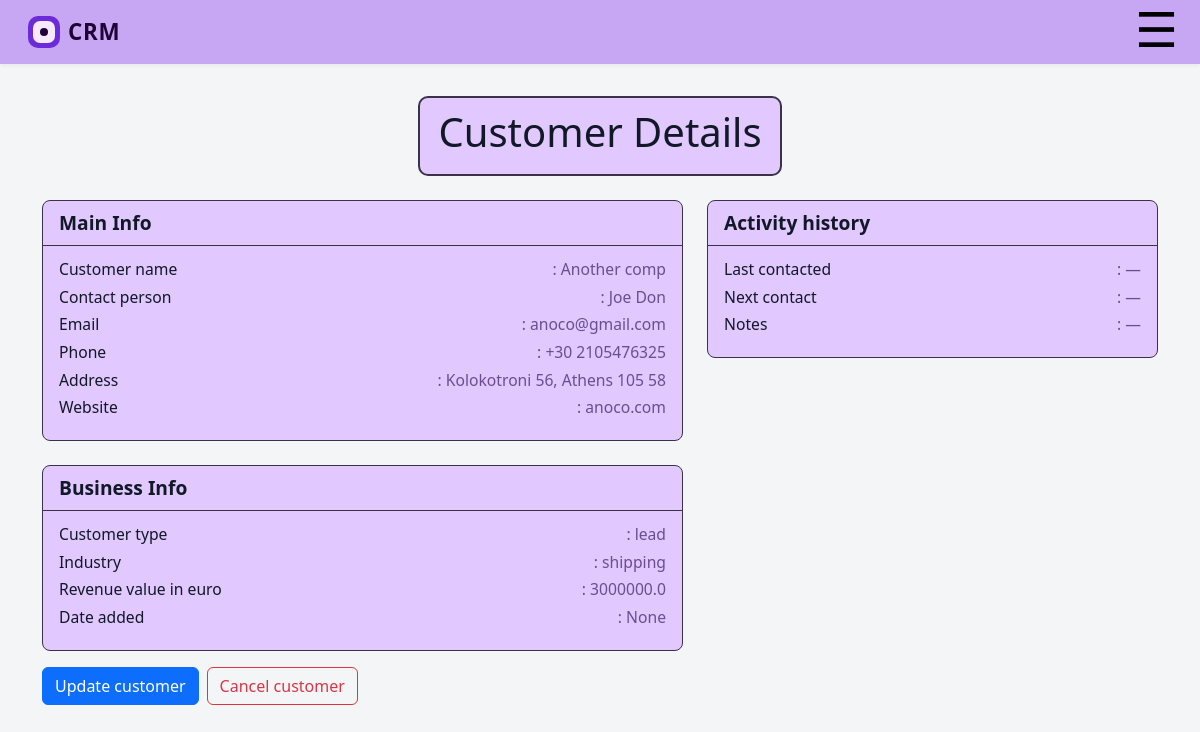
The page /employee/customer/20 (signed in) on the database as committed earlier.
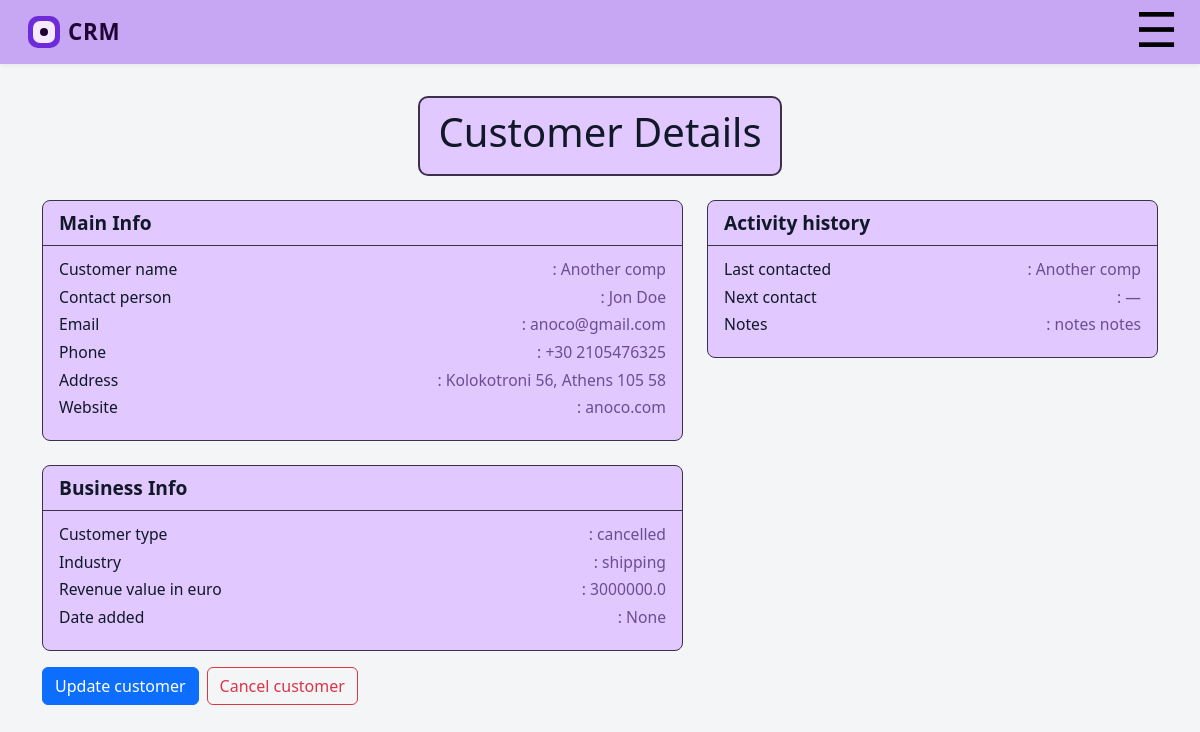
The same page on the database as committed later.
### tables this page shows
CREATE TABLE "customers" (
    id INTEGER PRIMARY KEY AUTOINCREMENT,
    customer_name TEXT NOT NULL,
    contact_person TEXT,
    email TEXT,
    phone TEXT,
    address TEXT,
    website TEXT,
    type TEXT,
    industry TEXT,
    rev_value_euro FLOAT,
    date_added DATE,
    created_by_user_id INTEGER NOT NULL,
        FOREIGN KEY (created_by_user_id)
        REFERENCES users(id)
);

CREATE TABLE customer_contact (
    contact_id INTEGER PRIMARY KEY AUTOINCREMENT,
    last_contact TEXT NOT NULL,
    next_contact TEXT,
    topics TEXT UNIQUE,
    notes TEXT,
    created_by_user_id INTEGER NOT NULL,
    customer_id INTEGER NTO NULL,

    created_at TIMESTAMP DEFAULT CURRENT_TIMESTAMP,

    FOREIGN KEY (created_by_user_id)
        REFERENCES users(id)
        ON DELETE RESTRICT
        ON UPDATE CASCADE,
    FOREIGN KEY (customer_id)
        REFERENCES customers(id)
        ON DELETE RESTRICT
        ON UPDATE CASCADE    

);

### app.py (the view)
@app.route("/employee/customer/<int:customer_id>")
@roles_permitted(['employee'])
def employee_customer_detail(customer_id: int):
    uid = session.get("uid")
    if uid is None:
        abort(401)
    conn = get_db_connection()
    cur = conn.cursor()
    cur.execute("""
        SELECT
            id,
            customer_name,
            contact_person,
            email,
            phone,
            address,
            website,

            type AS customer_type,
            industry,
            rev_value_euro,
            date_added
        FROM customers
        WHERE id = ?
          AND created_by_user_id = ?
    """, (customer_id, uid))
    customer_row = cur.fetchone()
    if customer_row is None:
        conn.close()
        abort(404)
    cur.execute("""
        SELECT customer_id, last_contact, next_contact, notes
        FROM customer_contact
        WHERE customer_id = ?
          AND created_by_user_id = ?
        ORDER BY last_contact DESC
        LIMIT 1
    """, (customer_id, uid))
    contact_row = cur.fetchone()
    conn.close()
    customer = dict(customer_row)
    contact = dict(contact_row) if contact_row else {
        "last_contact": None,
        "next_contact": None,
        "notes": None
    }
    return render_template(
        "employee_customer_detail.html",
        customer=customer,
        contact=contact
    )

### app.py (called while the page is built)
def get_db_connection():
    conn = sqlite3.connect("task_manager.db")
    conn.row_factory = sqlite3.Row
    conn.execute("PRAGMA foreign_keys = ON;")
    return conn

def roles_permitted(roles):
    def decorator(f):
        @wraps(f)
        def wrapper(*args, **kwargs):
            if 'uid' in session and session['role'] in roles:
                return f(*args, **kwargs)
            else:
                flash(f'Login again')
                return redirect('/login')
        return wrapper
    return decorator

### templates/employee_customer_detail.html (shortened to what this page needs)
{% extends "base_admin.html" %}
{% block content %}
<div class="d-flex justify-content-center mb-4">
  <div class="activity-header-box">
    <h1 class="admin-dashboard-title">Customer Details</h1>
  </div>
</div>
<div class="container-xl">
  <div class="row g-4">
    <div class="col-lg-7">
      <div class="activity-card">
        <div class="activity-card-header">Main Info</div>
        <div class="activity-card-body">
          <div class="activity-row"><span>Customer name</span><span>: {{ customer.customer_name }}</span></div>
          <div class="activity-row"><span>Contact person</span><span>: {{ customer.contact_person }}</span></div>
          <div class="activity-row"><span>Email</span><span>: {{ customer.email }}</span></div>
          <div class="activity-row"><span>Phone</span><span>: {{ customer.phone }}</span></div>
          <div class="activity-row"><span>Address</span><span>: {{ customer.address }}</span></div>
          <div class="activity-row"><span>Website</span><span>: {{ customer.website }}</span></div>
        </div>
      </div>
    </div>
    <div class="col-lg-5">
    <div class="activity-card">
        <div class="activity-card-header">Activity history</div>
        <div class="activity-card-body">
        <div class="activity-row">
            <span>Last contacted</span>
            <span>: {{ contact.last_contact or '—' }}</span>
        </div>
        <div class="activity-row">
            <span>Next contact</span>
            <span>: {{ contact.next_contact or '—' }}</span>
        </div>
        <div class="activity-row">
            <span>Notes</span>
            <span>: {{ contact.notes or '—' }}</span>
        </div>
        </div>
    </div>
    </div>
    <div class="col-lg-7">
      <div class="activity-card">
        <div class="activity-card-header">Business Info</div>
        <div class="activity-card-body">
          <div class="activity-row"><span>Customer type</span><span>: {{ customer.customer_type }}</span></div>
          <div class="activity-row"><span>Industry</span><span>: {{ customer.industry }}</span></div>
          <div class="activity-row"><span>Revenue value in euro</span><span>: {{ customer.rev_value_euro }}</span></div>
          <div class="activity-row"><span>Date added</span><span>: {{ customer.date_added }}</span></div>
        </div>
      </div>
    </div>
    <div class="d-flex gap-2 mt-3">
  <a class="btn btn-primary"
     href="{{ url_for('employee_customer_edit', customer_id=customer.id) }}">
     Update customer
  </a>
  <form method="post"
        action="{{ url_for('employee_customer_cancel', customer_id=customer.id) }}"
        onsubmit="return confirm('Cancel this customer?');">
    <button type="submit" class="btn btn-outline-danger">
      Cancel customer
    </button>
  </form>
</div>
  </div>
</div>
{% endblock %}

### templates/base_admin.html (shortened to what this page needs)
<!doctype html>
<html lang="en">
<head>
    <link
      href="https://cdn.jsdelivr.net/npm/bootstrap@5.3.3/dist/css/bootstrap.min.css"
      rel="stylesheet"
    >
    <link rel="stylesheet" href="{{ url_for('static', filename='css/app.css') }}">
</head>
<body class="bg-app">
<header class="crm-topbar">
  <div class="container-fluid d-flex align-items-center justify-content-between">
    <div class="d-flex align-items-center">
      <div class="crm-logo-icon">
        <div class="crm-logo-inner">
          <div class="crm-logo-dot"></div>
        </div>
      </div>
      <span class="crm-logo-text ms-2">CRM</span>
    </div>
    <button id="hamburgerBtn" class="hamburger-btn" aria-label="Open menu">☰</button>
  </div>
</header>
<main class="crm-page">
  <div class="crm-content">
    {% block content %}{% endblock %}
  </div>
</main>
</body>
</html>

### static/css/app.css (style rules this page uses)
:root { --app-bg: #f4f5f7; --app-primary: #6c2bd9; --app-primary-dark: #4c1ca3; --app-button-bg: #7a869a; --app-text-main: #111827; }
body.bg-app { background-color: var(--app-bg); font-family: system-ui, -apple-system, BlinkMacSystemFont, "Segoe UI", sans-serif; color: var(--app-text-main); }
.crm-topbar { background: #c7a6f3; padding: 15px 16px; box-shadow: 0 2px 4px rgba(0, 0, 0, 0.05); }
.crm-logo-icon { width: 32px; height: 32px; border-radius: 10px; background: var(--app-primary, #6c2bd9); display: flex; align-items: center; justify-content: center; }
.crm-logo-inner { width: 22px; height: 22px; border-radius: 7px; background: #f4e9ff; display: flex; align-items: center; justify-content: center; }
.crm-logo-dot { width: 8px; height: 8px; border-radius: 999px; background: #1f0435; }
.crm-logo-text { font-size: 1.4rem; font-weight: 700; letter-spacing: 0.03em; color: #1f0435; }
.activity-header-box { display: inline-block; padding: 10px 18px; background: #e1c8ff; border: 2px solid #3b3148; border-radius: 10px; }
.activity-card { background: #e1c8ff; border-radius: 8px; border: 1.5px solid #3b3148; overflow: hidden; }
.activity-card-header { font-weight: 700; font-size: 1.2rem; padding: 8px 16px; border-bottom: 1px solid #3b3148; }
.activity-card-body { padding: 12px 16px 16px; font-size: 0.98rem; }
.activity-row { display: flex; justify-content: space-between; margin-bottom: 4px; }
.activity-row span:last-child { color: #6b4e92; }
.crm-page { padding: 32px 24px; }
.crm-content { max-width: 1200px; margin: 0 auto; }
.hamburger-btn { font-size: 1.8rem; background: none; border: none; cursor: pointer; }
.crm-topbar { position: relative; padding-right: 60px; }
.hamburger-btn { position: absolute; top: -8px; right: 16px; font-size: 3rem; background: none; border: none; cursor: pointer; z-index: 2; }

Rows that differ between the two databases and show on the page:
changed customers "Another comp": contact_person "Joe Don" → "Jon Doe"; customer_type "lead" → "cancelled"
added customer_contact: last_contact "Another comp", notes "notes notes"
Other text that changed with them:
{{ contact.last_contact or '—' }}: "—" → (not shown)
{{ contact.notes or '—' }}: "—" → (not shown)
